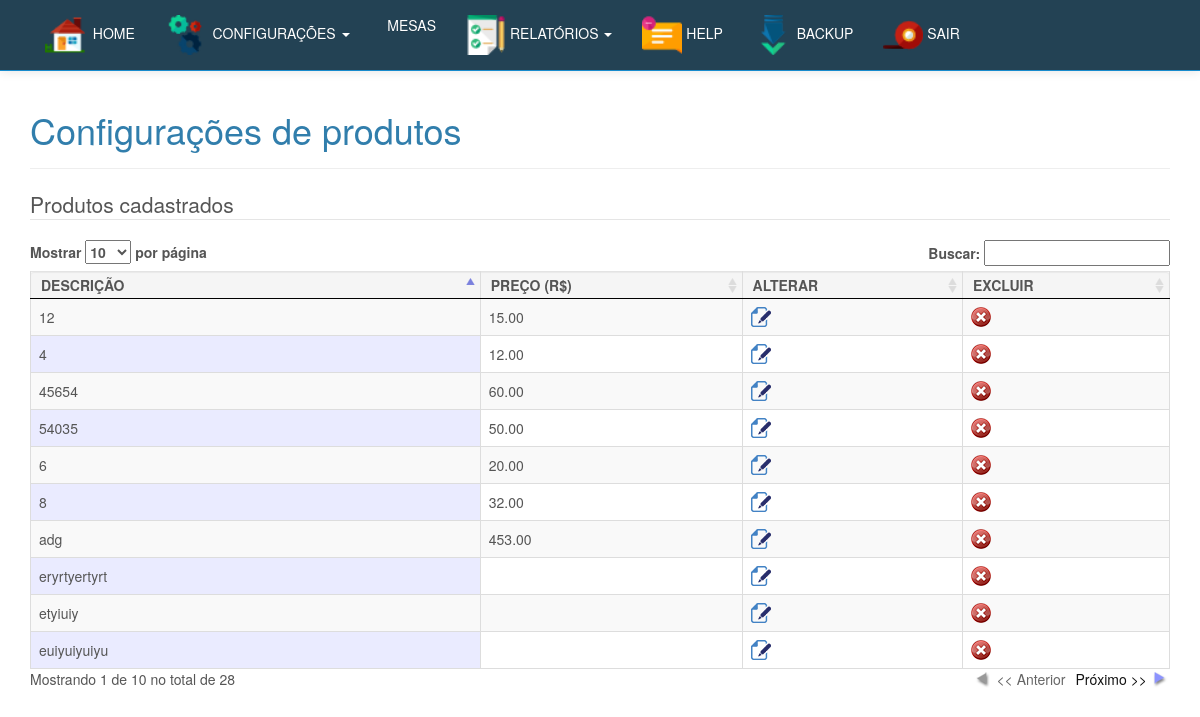
Page /inicio.php?btn=alterapreco (signed in) on the committed database.
### tables this page shows
CREATE TABLE `tbl_produtos` (
  `cod` int(11) NOT NULL AUTO_INCREMENT,
  `nome` varchar(150) NOT NULL,
  `img` varchar(36) NOT NULL,
  `preco` varchar(10) NOT NULL,
  `id_categoria` int(30) NOT NULL,
  `destino` int(1) NOT NULL,
  PRIMARY KEY (`cod`)
);

### alterapreco.php (the view, shortened to what this page needs)
<h1>Alterar preços / excluir produtos</h1>
<div class="container">
<div class="bs-docs-section" >
<div class="row">
   <div class="col-lg-12">
      <div class="page-header">
         <h1 id="forms">Configurações de produtos</h1>
      </div>
   </div>
</div>
<div class="bs-docs-section">
<div class="row">
<div class="col-lg-12">
   <div class="bs-component">
      <legend>Produtos cadastrados</legend>
      <table class="well display dataTable table table-striped table-bordered" id="example">
         <thead>
            <tr>
               <th>DESCRIÇÃO</th>
               <th>PREÇO (R$)</th>
               <th>ALTERAR</th>
               <th>EXCLUIR</th>
            </tr>
         </thead>
         <tbody>
            <?php
               @$pesquizar = $_POST['pesquizar'];
               $sql_select = mysql_query("SELECT * FROM tbl_produtos WHERE nome like'$pesquizar%' ORDER BY nome ASC");
               while($ver = mysql_fetch_array($sql_select)){
               ?>
            <tr>
               <td><?php echo $ver['nome'] ?>
               </td>
               <td><?php echo str_replace(",",".",$ver['preco']); ?></td>
               <td>
                  <a href="#" onclick="$('#<?php echo $ver['cod']?>').show('slow'); $('#<?php echo $ver['cod']?>').load('updatePreco.php?cod=<?php echo $ver['cod']?>');  return false">
                  <img src="imagens/file_edit.png" width="20" height="20" border="0" />
                  </a>
               </td>
               <td >
                  <a href="javascript:confirmardel('?cod=<?php echo $ver['cod']?>')"><img src="imagens/excluir.png" width="20" height="20" border="0" /></a>
               </td>
            </tr>
            <?php } ?>
      </table>
   </div>
</div>

### css/demo_table.css (style rules this page uses)
table.display { margin: 0 auto; clear: both; width: 100%; }
table.display thead th { padding: 3px 18px 3px 10px; border-bottom: 1px solid black; font-weight: bold; cursor: pointer; * cursor: hand; }
table.display td { padding: 3px 10px; }
.sorting_asc { background: url('../imagens/sort_asc.png') no-repeat center right; }
.sorting { background: url('../imagens/sort_both.png') no-repeat center right; }
tr.odd { background-color: #E2E4FF; }
tr.even { background-color: white; }
tr.odd td.sorting_1 { background-color: #D3D6FF; }
tr.even td.sorting_1 { background-color: #EAEBFF; }

### rows in the picture
tbl_produtos: nome "12", preco "15.00"
tbl_produtos: nome "4", preco "12.00"
tbl_produtos: nome "45654", preco "60.00"
tbl_produtos: nome "54035", preco "50.00"
tbl_produtos: nome "6", preco "20.00"
tbl_produtos: nome "8", preco "32.00"
tbl_produtos: nome "adg", preco "453.00"
tbl_produtos: nome "eryrtyertyrt"
tbl_produtos: nome "etyiuiy"
tbl_produtos: nome "euiyuiyuiyu"
